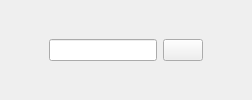
      <widget class="QWidget" name="header_widget" native="true">
       <layout class="QHBoxLayout" name="horizontalLayout_4">
        <item>
         <widget class="QPushButton" name="pushButton_13">
          <property name="styleSheet">
           <string notr="true">border:none;</string>
          </property>
          <property name="text">
           <string/>
          </property>
          <property name="icon">
           <iconset resource="resources.qrc">
            <normaloff>:/images/menu.png</normaloff>:/images/menu.png</iconset>
          </property>
          <property name="checkable">
           <bool>true</bool>
          </property>
         </widget>
        </item>
        <item>
         <layout class="QHBoxLayout" name="horizontalLayout">
          <item>
           <widget class="QLineEdit" name="lineEdit">
            <property name="styleSheet">
             <string notr="true">QLineEdit:focus{
border: 1px solid #8b86aa;
background-color:#343155;
}</string>
            </property>
           </widget>
          </item>
          <item>
           <widget class="QPushButton" name="pushButton_14">
            <property name="text">
             <string/>
            </property>
            <property name="icon">
             <iconset resource="resources.qrc">
              <normaloff>:/images/search.png</normaloff>:/images/search.png</iconset>
            </property>
           </widget>
          </item>
         </layout>
        </item>
        <item>
         <widget class="QPushButton" name="pushButton_15">
          <property name="styleSheet">
           <string notr="true">border:none;</string>
          </property>
          <property name="text">
           <string/>
          </property>
          <property name="icon">
           <iconset resource="resources.qrc">
            <normaloff>:/images/profile.png</normaloff>:/images/profile.png</iconset>
          </property>
         </widget>
        </item>
       </layout>
      </widget>
